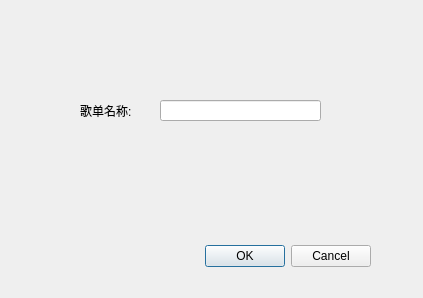
<?xml version="1.0" encoding="UTF-8"?>
<ui version="4.0">
 <class>Dialog</class>
 <widget class="QDialog" name="Dialog">
  <property name="geometry">
   <rect>
    <x>0</x>
    <y>0</y>
    <width>423</width>
    <height>298</height>
   </rect>
  </property>
  <property name="windowTitle">
   <string>Dialog</string>
  </property>
  <widget class="QDialogButtonBox" name="buttonBox">
   <property name="geometry">
    <rect>
     <x>30</x>
     <y>240</y>
     <width>341</width>
     <height>32</height>
    </rect>
   </property>
   <property name="orientation">
    <enum>Qt::Horizontal</enum>
   </property>
   <property name="standardButtons">
    <set>QDialogButtonBox::Cancel|QDialogButtonBox::Ok</set>
   </property>
  </widget>
  <widget class="QLabel" name="label">
   <property name="geometry">
    <rect>
     <x>80</x>
     <y>100</y>
     <width>72</width>
     <height>21</height>
    </rect>
   </property>
   <property name="text">
    <string>歌单名称:</string>
   </property>
  </widget>
  <widget class="QLineEdit" name="lineEdit">
   <property name="geometry">
    <rect>
     <x>160</x>
     <y>100</y>
     <width>161</width>
     <height>21</height>
    </rect>
   </property>
  </widget>
 </widget>
 <resources/>
 <connections>
  <connection>
   <sender>buttonBox</sender>
   <signal>accepted()</signal>
   <receiver>Dialog</receiver>
   <slot>accept()</slot>
   <hints>
    <hint type="sourcelabel">
     <x>248</x>
     <y>254</y>
    </hint>
    <hint type="destinationlabel">
     <x>157</x>
     <y>274</y>
    </hint>
   </hints>
  </connection>
  <connection>
   <sender>buttonBox</sender>
   <signal>rejected()</signal>
   <receiver>Dialog</receiver>
   <slot>reject()</slot>
   <hints>
    <hint type="sourcelabel">
     <x>316</x>
     <y>260</y>
    </hint>
    <hint type="destinationlabel">
     <x>286</x>
     <y>274</y>
    </hint>
   </hints>
  </connection>
 </connections>
</ui>
